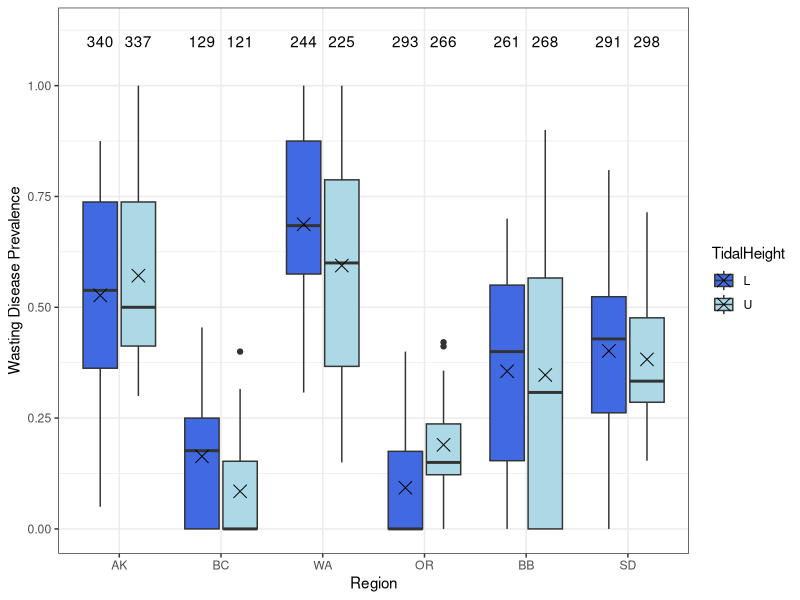
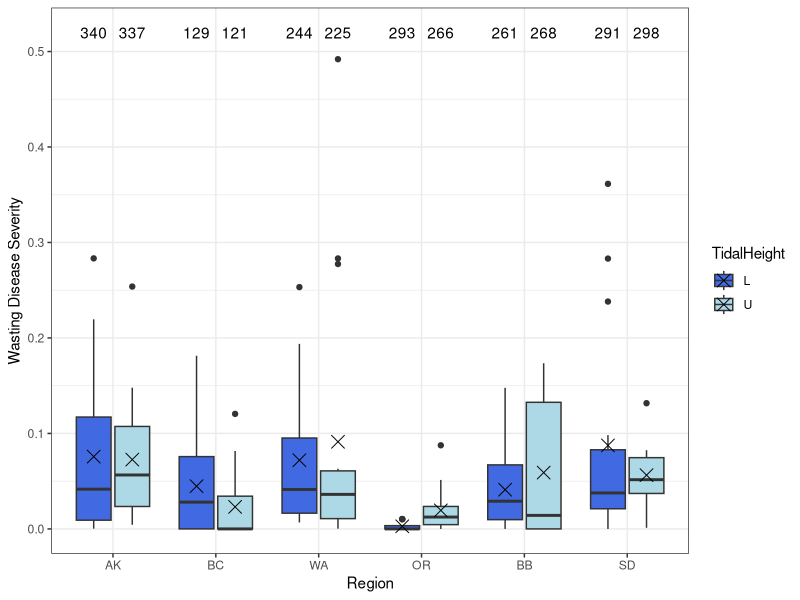
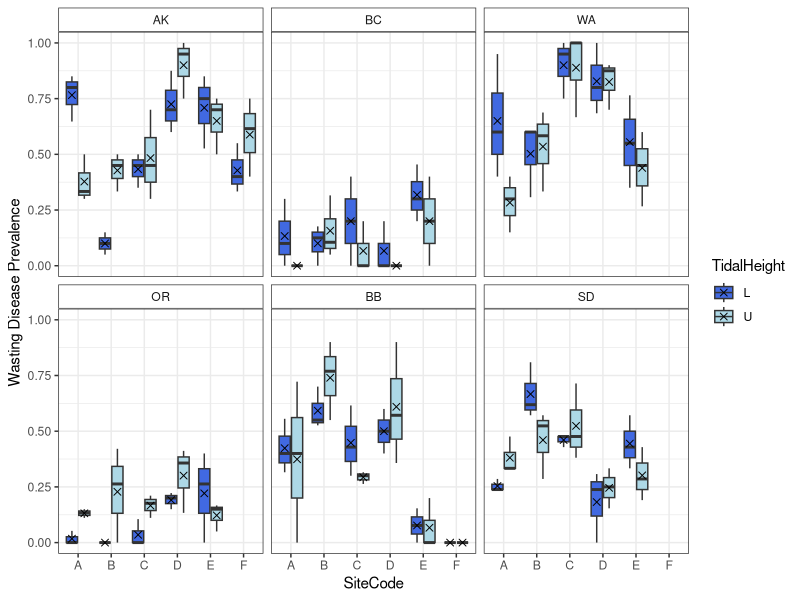
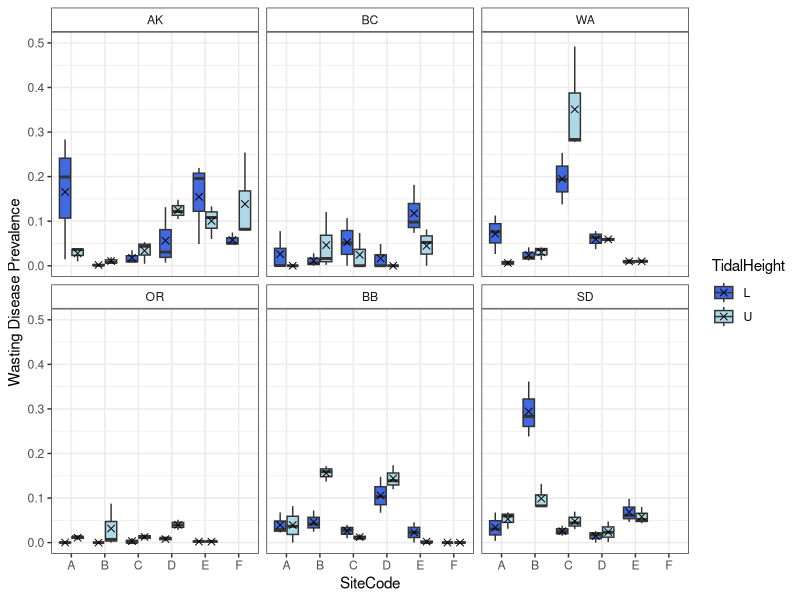

R code for these plots, in order:
## ---- chunk 1
knitr::opts_chunk$set(echo = TRUE)
library(tidyverse)
library(ggplot2)
site_order <- c("Alaska","British Columbia","Washington","Oregon","Bodega Bay","San Diego")
site_order2 <- c("AK","BC","WA","OR","BB","SD")

## ---- chunk 2
## read in and organize output from EELISA
output <- read.csv("NSF_Log_2019_12_16.csv")
output$location <- ordered(output$location,levels=site_order)
output <- separate(output,col=file_name,c("Region","SiteCode","Transect","TidalHeight",NA,NA),sep="[.]",remove = FALSE)
output <- unite(output,col="SampleID",c("Region","SiteCode","Transect","TidalHeight","blade_num"),sep=".",remove=FALSE)
output$Region <- ordered(output$Region,levels=site_order2)

#subset only EELISA scans split properly
output_true <- subset(output,correct_num=="TRUE")
which(duplicated(output_true$SampleID))
which(duplicated(output_true$SampleID,fromLast = TRUE))
output_true[c(1413,1414,1415,1467,1468,1469),]
#The duplicate SampleIDs come from the file "AK.C.4.L.6_10.tiff" which overlaps.
#Only 3 duplicates for the "true" dataset right now - some of the others were not split evenly.
#We want to keep the later entries (1467,1468,1469) because those are the "correct" numbers (match the surrounidng scans)
#Decide whether to keep the extra 6_10 blades as 21_25?
output_true <- output_true[-c(1413,1414,1415),]

## read in and organize DiseaseBlade samples (1-15 per transect)
blades <- read.csv("DiseaseBlades.csv")
blades$SampleID <- gsub("U","U_",blades$SampleID)
blades$SampleID <- gsub("L","L_",blades$SampleID)
blades <- separate(blades,col=SampleID,c("SampleDate","Region","SiteCode","TidalHeight","Transect","Blade"),sep="_")
blades <- unite(blades,col="SampleID",c("Region","SiteCode","Transect","TidalHeight","Blade"),sep=".",remove=FALSE)
blades$Region <- ordered(blades$Region,levels=site_order2)

## read in and organize the Epiphyte Blades samples (16-20 per transect)
epi_blades <- read.csv("ShootMetrics.csv")
epi_blades <- epi_blades[,c(3,15)]
epi_blades$SampleID <- gsub("U","U_",epi_blades$SampleID)
epi_blades$SampleID <- gsub("L","L_",epi_blades$SampleID)
epi_blades$SampleID <- gsub("_m4","_16",epi_blades$SampleID)
epi_blades$SampleID <- gsub("_m8","_17",epi_blades$SampleID)
epi_blades$SampleID <- gsub("_m12","_18",epi_blades$SampleID)
epi_blades$SampleID <- gsub("_m16","_19",epi_blades$SampleID)
epi_blades$SampleID <- gsub("_m20","_20",epi_blades$SampleID)

epi_blades <- separate(epi_blades,col=SampleID,c("SampleDate","Region","SiteCode","TidalHeight","Transect","Blade"),sep="_")
epi_blades <- unite(epi_blades,col="SampleID",c("Region","SiteCode","Transect","TidalHeight","Blade"),sep=".",remove=FALSE)
epi_blades$Region <- ordered(epi_blades$Region,levels=site_order2)

## combine Epiphyte and Disease Blades
blades <- rbind(blades,epi_blades)

# combine blades and EElISA output
# once we get the splits right, this will be the full data set
disease <- left_join(blades,output,by=c("SampleID","Region","SiteCode","TidalHeight","Transect"))
disease <- subset(disease,correct_num=="TRUE" | is.na(correct_num))
which(duplicated(disease$SampleID,fromLast = TRUE))
disease[which(duplicated(disease$SampleID)),]
disease[c(209,211,213,2484,2485,2486,2487,2488,2994,2995,2996,2997,2998),]
# calculate blade areas from EELISA output for samples that were not measured by hand
disease$BladeArea.cm2 <- ifelse(is.na(disease$BladeArea.cm2),disease$lesion_area+disease$healthy_area/100,disease$BladeArea.cm2)
# For now, drop samples that have no BladeArea (not measured by hand and no EELISA output)
disease_most <- subset(disease,BladeArea.cm2!="NA")
# Remaining samples should have EELISA output OR prevelance and severity are 0 (for hand-measured)
disease_most$prevelance <- ifelse(is.na(disease_most$severity),0,disease_most$prevelance)
disease_most$severity <- ifelse(is.na(disease_most$severity)&disease_most$prevelance==0,0,disease_most$severity)
disease_most$lesion_area <- ifelse(is.na(disease_most$lesion_area)&disease_most$prevelance==0,0,disease_most$lesion_area)
disease_most$severity_per <- disease_most$severity/100
disease_most_summ <- disease_most%>%
  group_by(Region,SiteCode,TidalHeight,Transect)%>%
  summarize(prev=mean(prevelance),sev=mean(severity_per,na.rm = TRUE),
            lesion=mean(lesion_area,na.rm=TRUE),count=length(blade_num),
            percent=count/20)
disease_most_summ2 <- disease_most%>%
  group_by(Region,TidalHeight)%>%
  summarize(prev=mean(prevelance),sev=mean(severity_per,na.rm = TRUE),
            lesion=mean(lesion_area,na.rm=TRUE),count=length(blade_num))
## ---- chunk 3
disease_most_summ2
## ---- chunk 4

ggplot(data=disease_most_summ,aes(x=Region,y=prev,fill=TidalHeight))+geom_boxplot()+
  stat_summary(fun.y=mean,geom="point",shape=4,size=4,position=position_dodge(width=0.75))+
  geom_text(data=disease_most_summ2,aes(x=Region,y=1.1,label=count),position=position_dodge(width=0.75))+
  scale_y_continuous(limits=c(0,1.12),breaks=c(0,0.25,0.5,0.75,1.0))+
  scale_fill_manual(values=c("royal blue","light blue"))+
  ylab("Wasting Disease Prevalence")+
  theme_bw()+
  theme()
## ---- chunk 5
ggplot(data=disease_most_summ,aes(x=Region,y=sev,fill=TidalHeight))+geom_boxplot()+
  stat_summary(fun.y=mean,geom="point",shape=4,size=4,position=position_dodge(width=0.75))+
  geom_text(data=disease_most_summ2,aes(x=Region,y=0.52,label=count),position=position_dodge(width=0.75))+
  scale_y_continuous(limits=c(0,0.52),breaks=c(0,0.1,0.2,0.3,0.4,0.5))+
  scale_fill_manual(values=c("royal blue","light blue"))+
  ylab("Wasting Disease Severity")+
  theme_bw()+
  theme()
## ---- chunk 6
ggplot(data=disease_most_summ,aes(x=SiteCode,y=prev,fill=TidalHeight))+geom_boxplot()+
  facet_wrap(~Region)+
  stat_summary(fun.y=mean,geom="point",shape=4,size=2,position=position_dodge(width=0.75))+
  scale_y_continuous(limits=c(0,1),breaks=c(0,0.25,0.5,0.75,1.0))+
  scale_fill_manual(values=c("royal blue","light blue"))+
  ylab("Wasting Disease Prevalence")+
  theme_bw()+
    theme(strip.background = element_rect(fill="white"))
## ---- chunk 7
ggplot(data=disease_most_summ,aes(x=SiteCode,y=sev,fill=TidalHeight))+geom_boxplot()+
  facet_wrap(~Region)+
  stat_summary(fun.y=mean,geom="point",shape=4,size=2,position=position_dodge(width=0.75))+
  scale_y_continuous(limits=c(0,0.5),breaks=c(0,0.1,0.2,0.3,0.4,0.5))+
  scale_fill_manual(values=c("royal blue","light blue"))+
  ylab("Wasting Disease Prevalence")+
  theme_bw()+
  theme(strip.background = element_rect(fill="white"))
